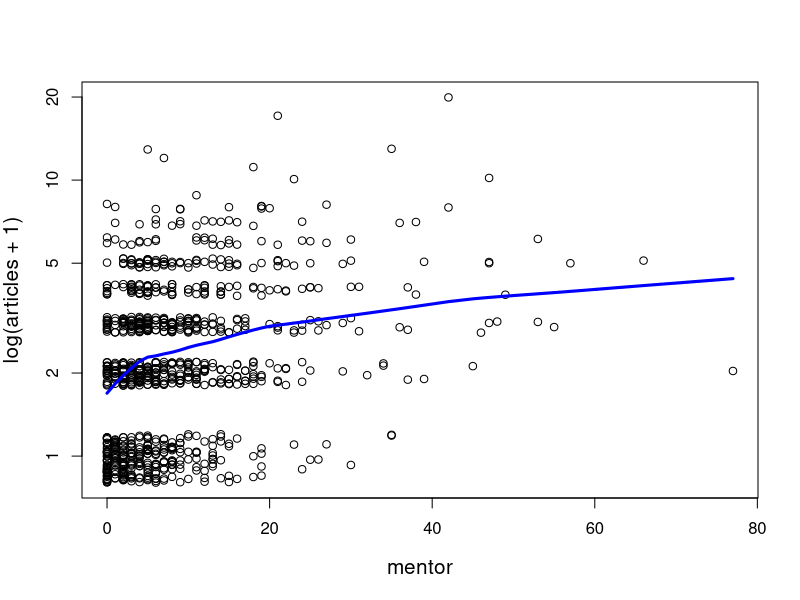

Reproduce this figure in R. (Note: this script raises an error after producing the figure.)
setwd("//media//kswada//MyFiles//R//phdpubs")

packages <- c("dplyr", "vcd", "MASS", "vcdExtra")
purrr::walk(packages, library, character.only = TRUE, warn.conflicts = FALSE)



# ------------------------------------------------------------------------------
# data:  PhdPubs data
# ------------------------------------------------------------------------------

data("PhdPubs", package = "vcdExtra")


dim(PhdPubs)

str(PhdPubs)


car::some(PhdPubs)



# ------------------------------------------------------------------------------
# data exploration:  log Y vs. continuous X
# ------------------------------------------------------------------------------


# jitter is necessary !!
plot(jitter(articles + 1) ~ mentor, data = PhdPubs, log = "y", ylab = "log(articles + 1)", cex.lab = 1.25)


lines(lowess(PhdPubs$mentor, PhdPubs$articles + 1), col = "blue", lwd = 3)



# -->
# The relationship between log(articles) and mentor publications seems largely linear except possibly at the very low end.
# The large number of zero counts at the lower left corner stands out;
# this would not be seen withoug jittering



# ------------------------------------------------------------------------------
# data exploration:  log Y vs. continuous X  by ggplot
# ------------------------------------------------------------------------------


# scale_y_log10(): plot the response and all other features on a log scale
# also plotting a confidence band around the smoothed curve, and adds a linear regression line of log(articles) on mentor publications
ggplot(PhdPubs, aes(mentor, articles + 1)) + geom_jitter(position = position_jitter(h = 0.05)) +
  stat_smooth(method = "loess", size = 2, fill = "blue", alpha = 0.25) +
  stat_smooth(method = "lm", color = "red", size = 1.25, se = FALSE) +
  scale_y_log10(breaks = c(1, 2, 5, 10, 20)) +
  labs(y = "log(articles + 1)", x = "Mentor publications")




# ------------------------------------------------------------------------------
# data exploration:  log Y vs. continuous X  (discretized)
# ------------------------------------------------------------------------------

# discretize continuous variables
# cutfac():  by default chooses convenient breaks among the values based on deciles
par(mfrow = c(1,1))
plot(articles + 1 ~ vcdExtra::cutfac(mentor), data = PhdPubs, log="y", ylab = "log(articles+1)", xlab = "mentor(deciles)", las=1)




# ------------------------------------------------------------------------------
# data exploration:  log Y (only positive values) vs. continuous X  by ggplot
# ------------------------------------------------------------------------------

PhdPubsPos <- subset(PhdPubs, articles > 0)


ggplot(PhdPubsPos, aes(mentor, articles + 1)) + geom_jitter(position = position_jitter(h = 0.05)) +
  stat_smooth(method = "loess", size = 2, fill = "blue", alpha = 0.25) +
  stat_smooth(method = "lm", color = "red", size = 1.25, se = FALSE) +
  scale_y_log10(breaks = c(1, 2, 5, 10, 20)) +
  labs(y = "log(articles + 1)", x = "Mentor publications")
